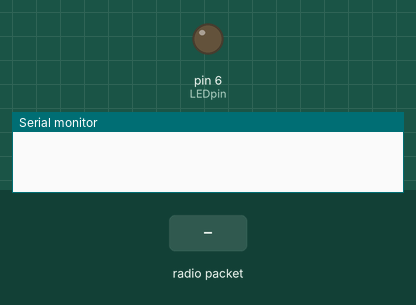
Recording of a sketch running on a simulated Arduino Uno, built with avr-gcc and run on an emulated ATmega328P. Shown: output pins drawn as LEDs (lit = HIGH), the last lines printed to the serial monitor. The inputs (shaded band) are chosen by the test bench. No radio packets arrive unless stated.

Above: at 1.3 s.
1.4 s: radio packet "1" arrives
At 1.9 s:
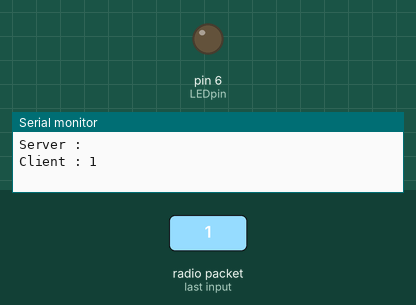
2.9 s: radio packet "0" arrives
At 4.2 s:
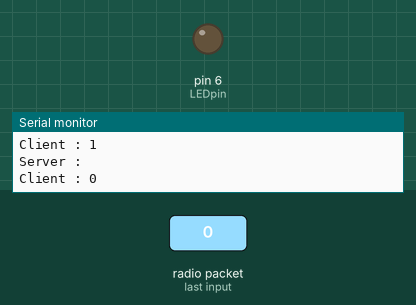
Timing chart, 0 to 5.9 s (numbered marks = the images above; inputs shaded):
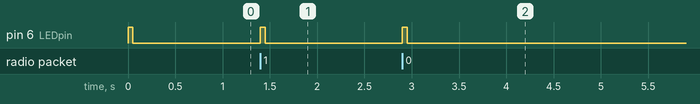

The sketch:

SEND_UDP_Chat_v1.ino
```cpp
//Oran Collins 4/19/17
//two way chat program using the adafruit Lora
//https://www.adafruit.com/product/3072
//example code from adafruit
//https://learn.adafruit.com/adafruit-rfm69hcw-and-rfm96-rfm95-rfm98-lora-packet-padio-breakouts?view=all
//Send_udp_chat.pde

// Example sketch showing how to create a simple addressed, reliable messaging server
// with the RHReliableDatagram class, using the RH_RF95 driver to control a RF95 radio.
// It is designed to work with the other example rf95_reliable_datagram_client
// For use with arduino uno


#include <RHReliableDatagram.h>
#include <RH_RF95.h>
#include <SPI.h>

#define CLIENT_ADDRESS 1
#define SERVER_ADDRESS 2
//status and message indeicator led
int LEDpin  = 6;
int ledDelay = 50;


//adjust numChars to change the max size of message that you want to be sent
//"hello world" is ten characters
const byte numChars = 100;

// an array to store the received data
char receivedChars[numChars];

//used in recvWithEndMarker() to tell if data being read has
// already been stored or not
boolean newData = false;

// Storage for intiger version of user input to be sent over radio
uint8_t data[numChars];
// Dont put this on the stack:
uint8_t buf[RH_RF95_MAX_MESSAGE_LEN];


// Singleton instance of the radio driver
RH_RF95 driver;
//RH_RF95 driver(5, 2); // Rocket Scream Mini Ultra Pro with the RFM95W

// Class to manage message delivery and receipt, using the driver declared above
RHReliableDatagram manager(driver, SERVER_ADDRESS);

// Need this on Arduino Zero with SerialUSB port (eg RocketScream Mini Ultra Pro)
//#define Serial SerialUSB

void setup()
{
  // Rocket Scream Mini Ultra Pro with the RFM95W only:
  // Ensure serial flash is not interfering with radio communication on SPI bus
  // pinMode(4, OUTPUT);
  // digitalWrite(4, HIGH);

  //status indicator led
  pinMode(LEDpin, OUTPUT);

  //blink when reset
  digitalWrite(LEDpin, HIGH);
  delay(ledDelay);
  digitalWrite(LEDpin, LOW);
  delay(ledDelay);


  Serial.begin(9600);
  while (!Serial) ; // Wait for serial port to be available
  if (!manager.init())
    Serial.println("init failed");
  // Defaults after init are 434.0MHz, 13dBm, Bw = 125 kHz, Cr = 4/5, Sf = 128chips/symbol, CRC on

  // The default transmitter power is 13dBm, using PA_BOOST.
  // If you are using RFM95/96/97/98 modules which uses the PA_BOOST transmitter pin, then
  // you can set transmitter powers from 5 to 23 dBm:
  driver.setTxPower(23, false);
  // If you are using Modtronix inAir4 or inAir9,or any other module which uses the
  // transmitter RFO pins and not the PA_BOOST pins
  // then you can configure the power transmitter power for -1 to 14 dBm and with useRFO true.
  // Failure to do that will result in extremely low transmit powers.
//  driver.setTxPower(14, true);
}


void loop()
{
  if (manager.available())
  {
    // Wait for a message addressed to us from the client
    uint8_t len = sizeof(buf);
    uint8_t from;


    if (manager.recvfromAck(buf, &len, &from)){
      digitalWrite(LEDpin, HIGH);
      delay(ledDelay);
      digitalWrite(LEDpin, LOW);
      delay(ledDelay);
		/*Example output
		Server : Hey dude
		Client : i am a robot
		*/
		Serial.print("Server : ");

		Serial.println((char*)data);

		Serial.print("Client : ");

    Serial.println((char*)buf);

    for(int i =0; i< numChars-1; i++){
      receivedChars[i] = ' ';
    }

		recvWithEndMarker();

		// converts the user input into a unsigned intiger array
		//"data[i]" is the data to be sent to other radio client
		for(int i =0; i< numChars-1; i++){

			data[i] = (uint8_t)receivedChars[i];

		}

      // Send a reply back to the originator client
      if (!manager.sendtoWait(data, sizeof(data), from))
        Serial.println("sendtoWait failed");
    }
  }
}


void recvWithEndMarker() {
	static byte index = 0;
	char endMarker = '\n';
	char readChar;


	while (Serial.available() > 0 && newData == false) {

		readChar = Serial.read();

		if (readChar != endMarker) {

			receivedChars[index] = readChar;
			index++;

			if (index >= numChars) {
				index = numChars - 1;
			}

		}else {
			receivedChars[index] = '\0'; // terminate the string
			index = 0;
			newData = true;
		}
	}

}
```

Measured:
- after the input at 1.4 s, pin 6 (LEDpin): LOW → HIGH at once, → LOW 0.05 s later
- after the input at 2.9 s, pin 6 (LEDpin): LOW → HIGH at once, → LOW 0.05 s later
